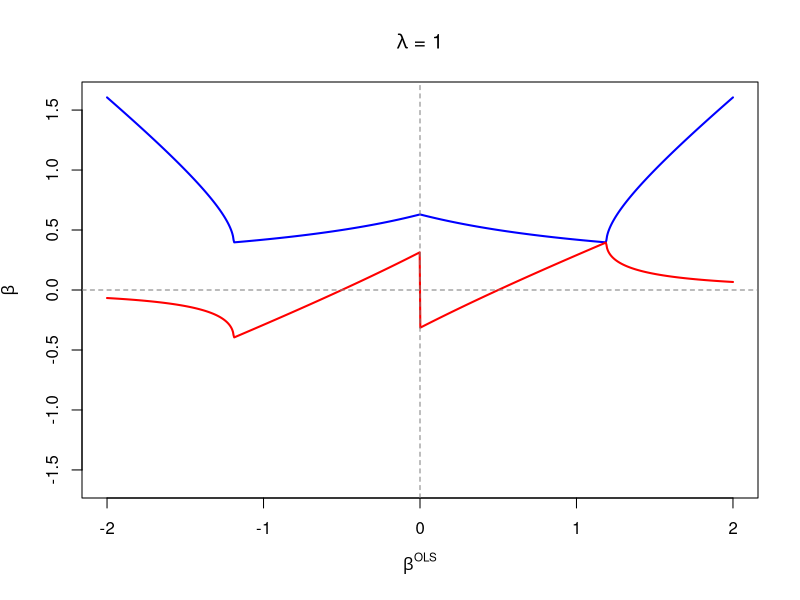
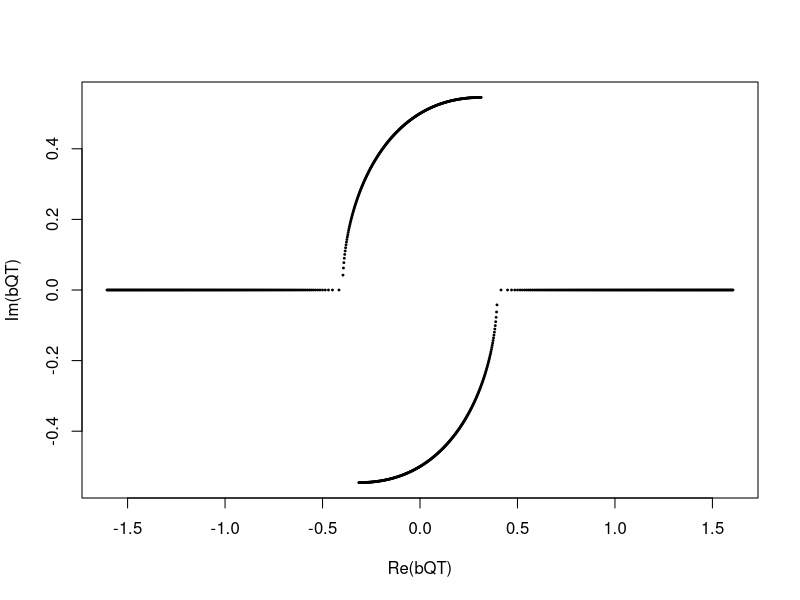
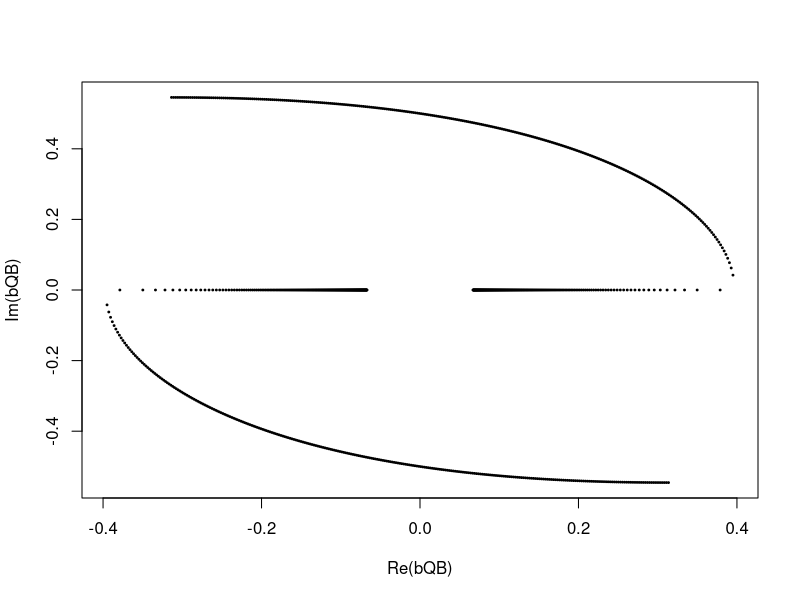

The R source for these figures, in order: (Note: this script raises an error after producing the figures.)
blasso <- function(bols, lam) {
  sign(bols) * max(abs(bols) - lam, 0)
}
bQTop <- function(b, lam) {
  bsign <- sign(Re(b))
  b <- complex(real = abs(b))
  lam <- complex(real = lam)
  I <- complex(real = 0, imaginary = 1)
  
  term1 <-  2 * b / 3
  term2 <- -(1 - I * sqrt(3)) * b^2 / (3 * (-8 * b^3 + 27 * lam^2 + 3 * sqrt(3) * sqrt(-16 * b^3 * lam^2 + 27 * lam^4))^(1/3))
  term3 <- -1/12 * (1 + I * sqrt(3)) * (-8 * b^3 + 27 * lam^2 + 3 * sqrt(3) * sqrt(-16 * b^3 * lam^2 + 27 * lam^4))^(1/3)
  
  x <- term1 + term2 + term3
  
  return (bsign * x)
}
bQBottom <- function(b, lam) {
  bsign <- sign(Re(b))
  b <- complex(real = abs(b))
  lam <- complex(real = lam)
  I <- complex(real = 0, imaginary = 1)
  
  term1 <-  2 * b / 3
  term2 <- -(1 + I * sqrt(3)) * b^2 / (3 * (-8 * b^3 + 27 * lam^2 + 3 * sqrt(3) * sqrt(-16 * b^3 * lam^2 + 27 * lam^4))^(1/3))
  term3 <- -1/12 * (1 - I * sqrt(3)) * (-8 * b^3 + 27 * lam^2 + 3 * sqrt(3) * sqrt(-16 * b^3 * lam^2 + 27 * lam^4))^(1/3)
  
  x <- term1 + term2 + term3

  return (bsign * x)
}




lam <- 1
bmax <- 2
b <- seq(-bmax, bmax, length.out = 1e3)
b2 <- b # hacky solution to plot x ~ x

bQT <- sapply(b, FUN = function(b) bQTop(b, lam))
bQB <- sapply(b, FUN = function(b) bQBottom(b, lam))
bL <- sapply(b, FUN = function(b) blasso(b, lam))

plot(abs(bQT) ~ b, type = 'l',
     xlab = expression(beta^OLS),
     ylab = expression(beta),
     xlim = c(-bmax, bmax),
     ylim = c(-max(Re(bQT), na.rm = T), max(Re(bQT), na.rm = T)),
     lwd = 2, col = 'blue',
     main = substitute(
       paste(lambda, " = ", lam),
       list(lam = lam)))
lines(Re(bQB) ~ b, lwd = 2, col = 'red')
abline(h = 0, col = 'gray50', lty = 'dashed')
abline(v = 0, col = 'gray50', lty = 'dashed')



plot(bQT, pch = 19, cex = 0.25)
plot(bQB, pch = 19, cex = 0.25)

re <- seq(0, 2, length.out = 1e2)
im <- complex(real = rep(0, length = length(im)), imaginary = re)
M <- outer(re, im, FUN = function(a, b) {
  z <- a + b
  bQTop(z, lam)
})

plot(abs(M))






